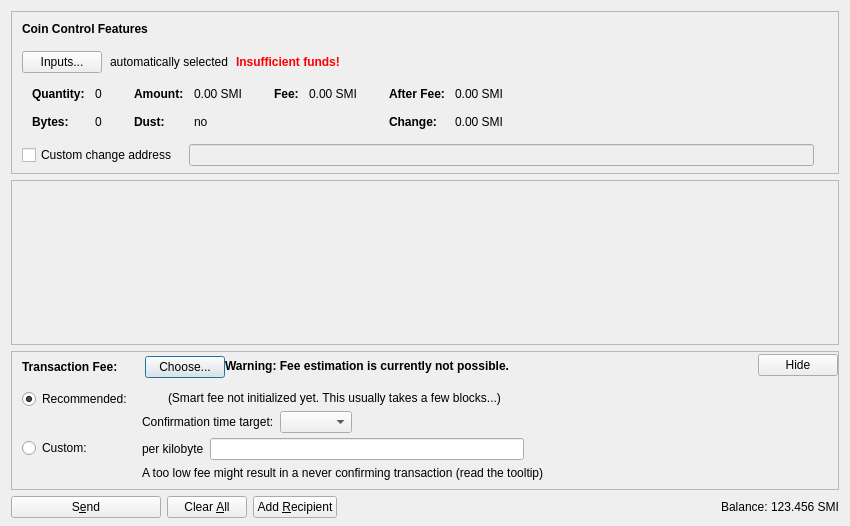
<?xml version="1.0" encoding="UTF-8"?>
<ui version="4.0">
 <class>SendCoinsDialog</class>
 <widget class="QDialog" name="SendCoinsDialog">
  <property name="geometry">
   <rect>
    <x>0</x>
    <y>0</y>
    <width>850</width>
    <height>526</height>
   </rect>
  </property>
  <property name="windowTitle">
   <string>Send Coins</string>
  </property>
  <layout class="QVBoxLayout" name="verticalLayout" stretch="0,1,0,0">
   <property name="bottomMargin">
    <number>8</number>
   </property>
   <item>
    <widget class="QFrame" name="frameCoinControl">
     <property name="sizePolicy">
      <sizepolicy hsizetype="Expanding" vsizetype="Expanding">
       <horstretch>0</horstretch>
       <verstretch>0</verstretch>
      </sizepolicy>
     </property>
     <property name="maximumSize">
      <size>
       <width>16777215</width>
       <height>16777215</height>
      </size>
     </property>
     <property name="frameShape">
      <enum>QFrame::StyledPanel</enum>
     </property>
     <property name="frameShadow">
      <enum>QFrame::Sunken</enum>
     </property>
     <layout class="QVBoxLayout" name="verticalLayoutCoinControl2">
      <property name="spacing">
       <number>0</number>
      </property>
      <property name="leftMargin">
       <number>0</number>
      </property>
      <property name="topMargin">
       <number>0</number>
      </property>
      <property name="rightMargin">
       <number>0</number>
      </property>
      <property name="bottomMargin">
       <number>6</number>
      </property>
      <item>
       <layout class="QVBoxLayout" name="verticalLayoutCoinControl" stretch="0,0,0,0,1">
        <property name="spacing">
         <number>0</number>
        </property>
        <property name="leftMargin">
         <number>10</number>
        </property>
        <property name="topMargin">
         <number>10</number>
        </property>
        <item>
         <layout class="QHBoxLayout" name="horizontalLayoutCoinControl1">
          <property name="bottomMargin">
           <number>15</number>
          </property>
          <item>
           <widget class="QLabel" name="labelCoinControlFeatures">
            <property name="sizePolicy">
             <sizepolicy hsizetype="Preferred" vsizetype="Maximum">
              <horstretch>0</horstretch>
              <verstretch>0</verstretch>
             </sizepolicy>
            </property>
            <property name="font">
             <font>
              <weight>75</weight>
              <bold>true</bold>
             </font>
            </property>
            <property name="styleSheet">
             <string notr="true">font-weight:bold;</string>
            </property>
            <property name="text">
             <string>Coin Control Features</string>
            </property>
           </widget>
          </item>
         </layout>
        </item>
        <item>
         <layout class="QHBoxLayout" name="horizontalLayoutCoinControl2" stretch="0,0,0,0">
          <property name="spacing">
           <number>8</number>
          </property>
          <property name="bottomMargin">
           <number>10</number>
          </property>
          <item>
           <widget class="QPushButton" name="pushButtonCoinControl">
            <property name="styleSheet">
             <string notr="true"/>
            </property>
            <property name="text">
             <string>Inputs...</string>
            </property>
            <property name="autoDefault">
             <bool>false</bool>
            </property>
           </widget>
          </item>
          <item>
           <widget class="QLabel" name="labelCoinControlAutomaticallySelected">
            <property name="text">
             <string>automatically selected</string>
            </property>
            <property name="margin">
             <number>5</number>
            </property>
           </widget>
          </item>
          <item>
           <widget class="QLabel" name="labelCoinControlInsuffFunds">
            <property name="font">
             <font>
              <weight>75</weight>
              <bold>true</bold>
             </font>
            </property>
            <property name="styleSheet">
             <string notr="true">color:red;font-weight:bold;</string>
            </property>
            <property name="text">
             <string>Insufficient funds!</string>
            </property>
            <property name="margin">
             <number>5</number>
            </property>
           </widget>
          </item>
          <item>
           <spacer name="horizontalSpacerCoinControl">
            <property name="orientation">
             <enum>Qt::Horizontal</enum>
            </property>
            <property name="sizeHint" stdset="0">
             <size>
              <width>40</width>
              <height>1</height>
             </size>
            </property>
           </spacer>
          </item>
         </layout>
        </item>
        <item>
         <widget class="QWidget" name="widgetCoinControl" native="true">
          <property name="sizePolicy">
           <sizepolicy hsizetype="Preferred" vsizetype="Preferred">
            <horstretch>0</horstretch>
            <verstretch>0</verstretch>
           </sizepolicy>
          </property>
          <property name="minimumSize">
           <size>
            <width>0</width>
            <height>0</height>
           </size>
          </property>
          <property name="styleSheet">
           <string notr="true"/>
          </property>
          <layout class="QHBoxLayout" name="horizontalLayoutCoinControl5">
           <property name="leftMargin">
            <number>0</number>
           </property>
           <property name="topMargin">
            <number>0</number>
           </property>
           <property name="rightMargin">
            <number>0</number>
           </property>
           <property name="bottomMargin">
            <number>0</number>
           </property>
           <item>
            <layout class="QHBoxLayout" name="horizontalLayoutCoinControl3" stretch="0,0,0,1">
             <property name="spacing">
              <number>20</number>
             </property>
             <property name="topMargin">
              <number>0</number>
             </property>
             <property name="bottomMargin">
              <number>10</number>
             </property>
             <item>
              <layout class="QFormLayout" name="formLayoutCoinControl1">
               <property name="horizontalSpacing">
                <number>10</number>
               </property>
               <property name="verticalSpacing">
                <number>14</number>
               </property>
               <property name="leftMargin">
                <number>10</number>
               </property>
               <property name="topMargin">
                <number>4</number>
               </property>
               <property name="rightMargin">
                <number>6</number>
               </property>
               <item row="0" column="0">
                <widget class="QLabel" name="labelCoinControlQuantityText">
                 <property name="font">
                  <font>
                   <weight>75</weight>
                   <bold>true</bold>
                  </font>
                 </property>
                 <property name="text">
                  <string>Quantity:</string>
                 </property>
                 <property name="margin">
                  <number>0</number>
                 </property>
                </widget>
               </item>
               <item row="0" column="1">
                <widget class="QLabel" name="labelCoinControlQuantity">
                 <property name="cursor">
                  <cursorShape>IBeamCursor</cursorShape>
                 </property>
                 <property name="contextMenuPolicy">
                  <enum>Qt::ActionsContextMenu</enum>
                 </property>
                 <property name="text">
                  <string notr="true">0</string>
                 </property>
                 <property name="margin">
                  <number>0</number>
                 </property>
                 <property name="textInteractionFlags">
                  <set>Qt::LinksAccessibleByMouse|Qt::TextSelectableByKeyboard|Qt::TextSelectableByMouse</set>
                 </property>
                </widget>
               </item>
               <item row="1" column="0">
                <widget class="QLabel" name="labelCoinControlBytesText">
                 <property name="font">
                  <font>
                   <weight>75</weight>
                   <bold>true</bold>
                  </font>
                 </property>
                 <property name="text">
                  <string>Bytes:</string>
                 </property>
                </widget>
               </item>
               <item row="1" column="1">
                <widget class="QLabel" name="labelCoinControlBytes">
                 <property name="cursor">
                  <cursorShape>IBeamCursor</cursorShape>
                 </property>
                 <property name="contextMenuPolicy">
                  <enum>Qt::ActionsContextMenu</enum>
                 </property>
                 <property name="text">
                  <string notr="true">0</string>
                 </property>
                 <property name="textInteractionFlags">
                  <set>Qt::LinksAccessibleByMouse|Qt::TextSelectableByKeyboard|Qt::TextSelectableByMouse</set>
                 </property>
                </widget>
               </item>
              </layout>
             </item>
             <item>
              <layout class="QFormLayout" name="formLayoutCoinControl2">
               <property name="horizontalSpacing">
                <number>10</number>
               </property>
               <property name="verticalSpacing">
                <number>14</number>
               </property>
               <property name="leftMargin">
                <number>6</number>
               </property>
               <property name="topMargin">
                <number>4</number>
               </property>
               <property name="rightMargin">
                <number>6</number>
               </property>
               <item row="0" column="0">
                <widget class="QLabel" name="labelCoinControlAmountText">
                 <property name="font">
                  <font>
                   <weight>75</weight>
                   <bold>true</bold>
                  </font>
                 </property>
                 <property name="text">
                  <string>Amount:</string>
                 </property>
                 <property name="margin">
                  <number>0</number>
                 </property>
                </widget>
               </item>
               <item row="0" column="1">
                <widget class="QLabel" name="labelCoinControlAmount">
                 <property name="cursor">
                  <cursorShape>IBeamCursor</cursorShape>
                 </property>
                 <property name="contextMenuPolicy">
                  <enum>Qt::ActionsContextMenu</enum>
                 </property>
                 <property name="text">
                  <string notr="true">0.00 SMI</string>
                 </property>
                 <property name="textInteractionFlags">
                  <set>Qt::LinksAccessibleByMouse|Qt::TextSelectableByKeyboard|Qt::TextSelectableByMouse</set>
                 </property>
                </widget>
               </item>
               <item row="1" column="0">
                <widget class="QLabel" name="labelCoinControlLowOutputText">
                 <property name="font">
                  <font>
                   <weight>75</weight>
                   <bold>true</bold>
                  </font>
                 </property>
                 <property name="text">
                  <string>Dust:</string>
                 </property>
                </widget>
               </item>
               <item row="1" column="1">
                <widget class="QLabel" name="labelCoinControlLowOutput">
                 <property name="cursor">
                  <cursorShape>IBeamCursor</cursorShape>
                 </property>
                 <property name="contextMenuPolicy">
                  <enum>Qt::ActionsContextMenu</enum>
                 </property>
                 <property name="text">
                  <string notr="true">no</string>
                 </property>
                 <property name="textInteractionFlags">
                  <set>Qt::LinksAccessibleByMouse|Qt::TextSelectableByKeyboard|Qt::TextSelectableByMouse</set>
                 </property>
                </widget>
               </item>
              </layout>
             </item>
             <item>
              <layout class="QFormLayout" name="formLayoutCoinControl3">
               <property name="horizontalSpacing">
                <number>10</number>
               </property>
               <property name="verticalSpacing">
                <number>14</number>
               </property>
               <property name="leftMargin">
                <number>6</number>
               </property>
               <property name="topMargin">
                <number>4</number>
               </property>
               <property name="rightMargin">
                <number>6</number>
               </property>
               <item row="0" column="0">
                <widget class="QLabel" name="labelCoinControlFeeText">
                 <property name="font">
                  <font>
                   <weight>75</weight>
                   <bold>true</bold>
                  </font>
                 </property>
                 <property name="text">
                  <string>Fee:</string>
                 </property>
                 <property name="margin">
                  <number>0</number>
                 </property>
                </widget>
               </item>
               <item row="0" column="1">
                <widget class="QLabel" name="labelCoinControlFee">
                 <property name="cursor">
                  <cursorShape>IBeamCursor</cursorShape>
                 </property>
                 <property name="contextMenuPolicy">
                  <enum>Qt::ActionsContextMenu</enum>
                 </property>
                 <property name="text">
                  <string notr="true">0.00 SMI</string>
                 </property>
                 <property name="textInteractionFlags">
                  <set>Qt::LinksAccessibleByMouse|Qt::TextSelectableByKeyboard|Qt::TextSelectableByMouse</set>
                 </property>
                </widget>
               </item>
              </layout>
             </item>
             <item>
              <layout class="QFormLayout" name="formLayoutCoinControl4">
               <property name="horizontalSpacing">
                <number>10</number>
               </property>
               <property name="verticalSpacing">
                <number>14</number>
               </property>
               <property name="leftMargin">
                <number>6</number>
               </property>
               <property name="topMargin">
                <number>4</number>
               </property>
               <property name="rightMargin">
                <number>6</number>
               </property>
               <item row="0" column="0">
                <widget class="QLabel" name="labelCoinControlAfterFeeText">
                 <property name="font">
                  <font>
                   <weight>75</weight>
                   <bold>true</bold>
                  </font>
                 </property>
                 <property name="text">
                  <string>After Fee:</string>
                 </property>
                 <property name="margin">
                  <number>0</number>
                 </property>
                </widget>
               </item>
               <item row="0" column="1">
                <widget class="QLabel" name="labelCoinControlAfterFee">
                 <property name="cursor">
                  <cursorShape>IBeamCursor</cursorShape>
                 </property>
                 <property name="contextMenuPolicy">
                  <enum>Qt::ActionsContextMenu</enum>
                 </property>
                 <property name="text">
                  <string notr="true">0.00 SMI</string>
                 </property>
                 <property name="textInteractionFlags">
                  <set>Qt::LinksAccessibleByMouse|Qt::TextSelectableByKeyboard|Qt::TextSelectableByMouse</set>
                 </property>
                </widget>
               </item>
               <item row="1" column="0">
                <widget class="QLabel" name="labelCoinControlChangeText">
                 <property name="font">
                  <font>
                   <weight>75</weight>
                   <bold>true</bold>
                  </font>
                 </property>
                 <property name="text">
                  <string>Change:</string>
                 </property>
                </widget>
               </item>
               <item row="1" column="1">
                <widget class="QLabel" name="labelCoinControlChange">
                 <property name="cursor">
                  <cursorShape>IBeamCursor</cursorShape>
                 </property>
                 <property name="contextMenuPolicy">
                  <enum>Qt::ActionsContextMenu</enum>
                 </property>
                 <property name="text">
                  <string notr="true">0.00 SMI</string>
                 </property>
                 <property name="textInteractionFlags">
                  <set>Qt::LinksAccessibleByMouse|Qt::TextSelectableByKeyboard|Qt::TextSelectableByMouse</set>
                 </property>
                </widget>
               </item>
              </layout>
             </item>
            </layout>
           </item>
          </layout>
         </widget>
        </item>
        <item>
         <layout class="QHBoxLayout" name="horizontalLayoutCoinControl4" stretch="0,0,0">
          <property name="spacing">
           <number>12</number>
          </property>
          <property name="sizeConstraint">
           <enum>QLayout::SetDefaultConstraint</enum>
          </property>
          <property name="topMargin">
           <number>5</number>
          </property>
          <property name="rightMargin">
           <number>5</number>
          </property>
          <item>
           <widget class="QCheckBox" name="checkBoxCoinControlChange">
            <property name="toolTip">
             <string>If this is activated, but the change address is empty or invalid, change will be sent to a newly generated address.</string>
            </property>
            <property name="text">
             <string>Custom change address</string>
            </property>
           </widget>
          </item>
          <item>
           <widget class="QValidatedLineEdit" name="lineEditCoinControlChange">
            <property name="enabled">
             <bool>false</bool>
            </property>
            <property name="sizePolicy">
             <sizepolicy hsizetype="Expanding" vsizetype="Fixed">
              <horstretch>0</horstretch>
              <verstretch>0</verstretch>
             </sizepolicy>
            </property>
           </widget>
          </item>
          <item>
           <widget class="QLabel" name="labelCoinControlChangeLabel">
            <property name="sizePolicy">
             <sizepolicy hsizetype="Preferred" vsizetype="Expanding">
              <horstretch>0</horstretch>
              <verstretch>0</verstretch>
             </sizepolicy>
            </property>
            <property name="minimumSize">
             <size>
              <width>0</width>
              <height>0</height>
             </size>
            </property>
            <property name="text">
             <string/>
            </property>
            <property name="margin">
             <number>3</number>
            </property>
           </widget>
          </item>
         </layout>
        </item>
        <item>
         <spacer name="verticalSpacerCoinControl">
          <property name="orientation">
           <enum>Qt::Vertical</enum>
          </property>
          <property name="sizeHint" stdset="0">
           <size>
            <width>800</width>
            <height>1</height>
           </size>
          </property>
         </spacer>
        </item>
       </layout>
      </item>
     </layout>
    </widget>
   </item>
   <item>
    <widget class="QScrollArea" name="scrollArea">
     <property name="widgetResizable">
      <bool>true</bool>
     </property>
     <widget class="QWidget" name="scrollAreaWidgetContents">
      <property name="geometry">
       <rect>
        <x>0</x>
        <y>0</y>
        <width>830</width>
        <height>104</height>
       </rect>
      </property>
      <layout class="QVBoxLayout" name="verticalLayout_2" stretch="0,1">
       <property name="leftMargin">
        <number>0</number>
       </property>
       <property name="topMargin">
        <number>0</number>
       </property>
       <property name="rightMargin">
        <number>0</number>
       </property>
       <property name="bottomMargin">
        <number>0</number>
       </property>
       <item>
        <layout class="QVBoxLayout" name="entries">
         <property name="spacing">
          <number>6</number>
         </property>
        </layout>
       </item>
       <item>
        <spacer name="verticalSpacer">
         <property name="orientation">
          <enum>Qt::Vertical</enum>
         </property>
         <property name="sizeHint" stdset="0">
          <size>
           <width>20</width>
           <height>40</height>
          </size>
         </property>
        </spacer>
       </item>
      </layout>
     </widget>
    </widget>
   </item>
   <item>
    <widget class="QFrame" name="frameFee">
     <property name="sizePolicy">
      <sizepolicy hsizetype="Expanding" vsizetype="Expanding">
       <horstretch>0</horstretch>
       <verstretch>0</verstretch>
      </sizepolicy>
     </property>
     <property name="maximumSize">
      <size>
       <width>16777215</width>
       <height>16777215</height>
      </size>
     </property>
     <property name="frameShape">
      <enum>QFrame::StyledPanel</enum>
     </property>
     <property name="frameShadow">
      <enum>QFrame::Sunken</enum>
     </property>
     <layout class="QVBoxLayout" name="verticalLayoutFee1">
      <property name="spacing">
       <number>0</number>
      </property>
      <property name="leftMargin">
       <number>0</number>
      </property>
      <property name="topMargin">
       <number>0</number>
      </property>
      <property name="rightMargin">
       <number>0</number>
      </property>
      <property name="bottomMargin">
       <number>0</number>
      </property>
      <item>
       <layout class="QVBoxLayout" name="verticalLayoutFee2" stretch="0,0,0">
        <property name="spacing">
         <number>0</number>
        </property>
        <property name="leftMargin">
         <number>10</number>
        </property>
        <property name="topMargin">
         <number>0</number>
        </property>
        <item>
         <layout class="QHBoxLayout" name="horizontalLayoutFee1">
          <property name="bottomMargin">
           <number>0</number>
          </property>
          <item>
           <layout class="QVBoxLayout" name="verticalLayoutFee7">
            <property name="spacing">
             <number>0</number>
            </property>
            <item>
             <spacer name="verticalSpacerSmartFee">
              <property name="orientation">
               <enum>Qt::Vertical</enum>
              </property>
              <property name="sizeType">
               <enum>QSizePolicy::Fixed</enum>
              </property>
              <property name="sizeHint" stdset="0">
               <size>
                <width>1</width>
                <height>4</height>
               </size>
              </property>
             </spacer>
            </item>
            <item>
             <layout class="QHBoxLayout" name="horizontalLayoutSmartFee">
              <property name="spacing">
               <number>10</number>
              </property>
              <item>
               <widget class="QLabel" name="labelFeeHeadline">
                <property name="sizePolicy">
                 <sizepolicy hsizetype="Preferred" vsizetype="Maximum">
                  <horstretch>0</horstretch>
                  <verstretch>0</verstretch>
                 </sizepolicy>
                </property>
                <property name="font">
                 <font>
                  <weight>75</weight>
                  <bold>true</bold>
                 </font>
                </property>
                <property name="styleSheet">
                 <string notr="true">font-weight:bold;</string>
                </property>
                <property name="text">
                 <string>Transaction Fee:</string>
                </property>
               </widget>
              </item>
              <item>
               <widget class="QLabel" name="labelFeeMinimized">
                <property name="text">
                 <string/>
                </property>
               </widget>
              </item>
              <item>
               <widget class="QPushButton" name="buttonChooseFee">
                <property name="text">
                 <string>Choose...</string>
                </property>
               </widget>
              </item>
             </layout>
            </item>
            <item>
             <spacer name="verticalSpacer_5">
              <property name="orientation">
               <enum>Qt::Vertical</enum>
              </property>
              <property name="sizeHint" stdset="0">
               <size>
                <width>1</width>
                <height>1</height>
               </size>
              </property>
             </spacer>
            </item>
           </layout>
          </item>
          <item>
           <widget class="QLabel" name="fallbackFeeWarningLabel">
            <property name="toolTip">
             <string>Using the fallbackfee can result in sending a transaction that will take several hours or days (or never) to confirm. Consider choosing your fee manually or wait until you have validated the complete chain.</string>
            </property>
            <property name="font">
            <font>
                <weight>75</weight>
                <bold>true</bold>
            </font>
            </property>
            <property name="text">
             <string>Warning: Fee estimation is currently not possible.</string>
            </property>
            <property name="wordWrap">
             <bool>false</bool>
            </property>
           </widget>
          </item>
          <item>
           <spacer name="horizontalSpacer_4">
            <property name="orientation">
             <enum>Qt::Horizontal</enum>
            </property>
            <property name="sizeType">
             <enum>QSizePolicy::MinimumExpanding</enum>
            </property>
            <property name="sizeHint" stdset="0">
             <size>
              <width>40</width>
              <height>20</height>
             </size>
            </property>
           </spacer>
          </item>
          <item>
           <widget class="QPushButton" name="buttonMinimizeFee">
            <property name="toolTip">
             <string>collapse fee-settings</string>
            </property>
            <property name="text">
             <string>Hide</string>
            </property>
           </widget>
          </item>
         </layout>
        </item>
        <item>
         <widget class="QFrame" name="frameFeeSelection">
          <layout class="QVBoxLayout" name="verticalLayoutFee12">
           <property name="spacing">
            <number>0</number>
           </property>
           <property name="leftMargin">
            <number>0</number>
           </property>
           <property name="topMargin">
            <number>0</number>
           </property>
           <property name="rightMargin">
            <number>0</number>
           </property>
           <property name="bottomMargin">
            <number>0</number>
           </property>
           <item>
            <layout class="QGridLayout" name="gridLayoutFee">
             <property name="topMargin">
              <number>10</number>
             </property>
             <property name="bottomMargin">
              <number>4</number>
             </property>
             <property name="horizontalSpacing">
              <number>10</number>
             </property>
             <property name="verticalSpacing">
              <number>4</number>
             </property>
             <item row="1" column="1">
              <layout class="QVBoxLayout" name="verticalLayoutFee8">
               <property name="spacing">
                <number>6</number>
               </property>
               <item>
                <layout class="QHBoxLayout" name="horizontalLayoutFee13">
                 <item>
                  <widget class="QLabel" name="labelCustomPerKilobyte">
                   <property name="toolTip">
                    <string>Specify a custom fee per kB (1,000 bytes) of the transaction's virtual size.

Note:  Since the fee is calculated on a per-byte basis, a fee of "100 satoshis per kB" for a transaction size of 500 bytes (half of 1 kB) would ultimately yield a fee of only 50 satoshis.</string>
                   </property>
                   <property name="text">
                    <string>per kilobyte</string>
                   </property>
                  </widget>
                 </item>
                 <item>
                  <widget class="BitcoinAmountField" name="customFee"/>
                 </item>
                 <item>
                  <spacer name="horizontalSpacer_6">
                   <property name="orientation">
                    <enum>Qt::Horizontal</enum>
                   </property>
                   <property name="sizeHint" stdset="0">
                    <size>
                     <width>1</width>
                     <height>1</height>
                    </size>
                   </property>
                  </spacer>
                 </item>
                </layout>
               </item>
               <item>
                <layout class="QHBoxLayout" name="horizontalLayoutFee8">
                 <item>
                  <widget class="QLabel" name="labelCustomFeeWarning">
                   <property name="enabled">
                    <bool>true</bool>
                   </property>
                   <property name="toolTip">
                    <string>When there is less transaction volume than space in the blocks, miners as well as relaying nodes may enforce a minimum fee. Paying only this minimum fee is just fine, but be aware that this can result in a never confirming transaction once there is more demand for smicoin transactions than the network can process.</string>
                   </property>
                   <property name="text">
                    <string>A too low fee might result in a never confirming transaction (read the tooltip)</string>
                   </property>
                  </widget>
                 </item>
                 <item>
                  <spacer name="horizontalSpacer_2">
                   <property name="orientation">
                    <enum>Qt::Horizontal</enum>
                   </property>
                   <property name="sizeHint" stdset="0">
                    <size>
                     <width>1</width>
                     <height>1</height>
                    </size>
                   </property>
                  </spacer>
                 </item>
                </layout>
               </item>
              </layout>
             </item>
             <item row="0" column="0">
              <layout class="QVBoxLayout" name="verticalLayoutFee4" stretch="0,1">
               <item>
                <widget class="QRadioButton" name="radioSmartFee">
                 <property name="text">
                  <string>Recommended:</string>
                 </property>
                 <property name="checked">
                  <bool>true</bool>
                 </property>
                 <attribute name="buttonGroup">
                  <string notr="true">groupFee</string>
                 </attribute>
                </widget>
               </item>
               <item>
                <spacer name="verticalSpacer_2">
                 <property name="orientation">
                  <enum>Qt::Vertical</enum>
                 </property>
                 <property name="sizeHint" stdset="0">
                  <size>
                   <width>1</width>
                   <height>1</height>
                  </size>
                 </property>
                </spacer>
               </item>
              </layout>
             </item>
             <item row="1" column="0">
              <layout class="QVBoxLayout" name="verticalLayoutFee9" stretch="0,1">
               <item>
                <widget class="QRadioButton" name="radioCustomFee">
                 <property name="text">
                  <string>Custom:</string>
                 </property>
                 <attribute name="buttonGroup">
                  <string notr="true">groupFee</string>
                 </attribute>
                </widget>
               </item>
               <item>
                <spacer name="verticalSpacer_6">
                 <property name="orientation">
                  <enum>Qt::Vertical</enum>
                 </property>
                 <property name="sizeHint" stdset="0">
                  <size>
                   <width>1</width>
                   <height>1</height>
                  </size>
                 </property>
                </spacer>
               </item>
              </layout>
             </item>
             <item row="0" column="1">
              <layout class="QVBoxLayout" name="verticalLayoutFee3" stretch="0,0,1">
               <property name="spacing">
                <number>6</number>
               </property>
               <property name="topMargin">
                <number>2</number>
               </property>
               <item>
                <layout class="QHBoxLayout" name="horizontalLayoutFee12">
                 <item>
                  <widget class="QLabel" name="labelSmartFee">
                   <property name="text">
                    <string/>
                   </property>
                  </widget>
                 </item>
                 <item>
                  <widget class="QLabel" name="labelFeeEstimation">
                   <property name="text">
                    <string/>
                   </property>
                  </widget>
                 </item>
                 <item>
                  <widget class="QLabel" name="labelSmartFee2">
                   <property name="text">
                    <string>(Smart fee not initialized yet. This usually takes a few blocks...)</string>
                   </property>
                  </widget>
                 </item>
                 <item>
                  <spacer name="horizontalSpacer_5">
                   <property name="orientation">
                    <enum>Qt::Horizontal</enum>
                   </property>
                   <property name="sizeHint" stdset="0">
                    <size>
                     <width>1</width>
                     <height>1</height>
                    </size>
                   </property>
                  </spacer>
                 </item>
                </layout>
               </item>
               <item>
                <layout class="QHBoxLayout" name="horizontalLayoutFee9">
                 <item>
                  <layout class="QVBoxLayout" name="verticalLayoutFee6">
                   <item>
                    <widget class="QLabel" name="labelSmartFee3">
                     <property name="text">
                      <string>Confirmation time target:</string>
                     </property>
                    </widget>
                   </item>
                  </layout>
                 </item>
                 <item>
                  <layout class="QVBoxLayout" name="verticalLayoutFee5">
                   <property name="rightMargin">
                    <number>30</number>
                   </property>
                   <item>
                    <layout class="QHBoxLayout" name="horizontalLayoutConfTarget">
                     <property name="bottomMargin">
                      <number>0</number>
                     </property>
                     <item>
                      <widget class="QComboBox" name="confTargetSelector"/>
                     </item>
                     <item>
                      <spacer name="horizontalSpacerConfTarget">
                       <property name="orientation">
                        <enum>Qt::Horizontal</enum>
                       </property>
                       <property name="sizeHint" stdset="0">
                        <size>
                         <width>40</width>
                         <height>20</height>
                        </size>
                       </property>
                      </spacer>
                     </item>
                    </layout>
                   </item>
                  </layout>
                 </item>
                </layout>
               </item>
               <item>
                <spacer name="verticalSpacer_4">
                 <property name="orientation">
                  <enum>Qt::Vertical</enum>
                 </property>
                 <property name="sizeHint" stdset="0">
                  <size>
                   <width>1</width>
                   <height>1</height>
                  </size>
                 </property>
                </spacer>
               </item>
              </layout>
             </item>
            </layout>
           </item>
          </layout>
         </widget>
        </item>
        <item>
         <spacer name="verticalSpacerFee">
          <property name="orientation">
           <enum>Qt::Vertical</enum>
          </property>
          <property name="sizeHint" stdset="0">
           <size>
            <width>40</width>
            <height>5</height>
           </size>
          </property>
         </spacer>
        </item>
       </layout>
      </item>
     </layout>
    </widget>
   </item>
   <item>
    <layout class="QHBoxLayout" name="horizontalLayout">
     <item>
      <widget class="QPushButton" name="sendButton">
       <property name="minimumSize">
        <size>
         <width>150</width>
         <height>0</height>
        </size>
       </property>
       <property name="toolTip">
        <string>Confirm the send action</string>
       </property>
       <property name="text">
        <string>S&amp;end</string>
       </property>
       <property name="icon">
        <iconset resource="../bitcoin.qrc">
         <normaloff>:/icons/send</normaloff>:/icons/send</iconset>
       </property>
       <property name="autoDefault">
        <bool>false</bool>
       </property>
       <property name="default">
        <bool>false</bool>
       </property>
      </widget>
     </item>
     <item>
      <widget class="QPushButton" name="clearButton">
       <property name="sizePolicy">
        <sizepolicy hsizetype="Minimum" vsizetype="Fixed">
         <horstretch>0</horstretch>
         <verstretch>0</verstretch>
        </sizepolicy>
       </property>
       <property name="toolTip">
        <string>Clear all fields of the form.</string>
       </property>
       <property name="text">
        <string>Clear &amp;All</string>
       </property>
       <property name="icon">
        <iconset resource="../bitcoin.qrc">
         <normaloff>:/icons/remove</normaloff>:/icons/remove</iconset>
       </property>
       <property name="autoDefault">
        <bool>false</bool>
       </property>
      </widget>
     </item>
     <item>
      <widget class="QPushButton" name="addButton">
       <property name="toolTip">
        <string>Send to multiple recipients at once</string>
       </property>
       <property name="text">
        <string>Add &amp;Recipient</string>
       </property>
       <property name="icon">
        <iconset resource="../bitcoin.qrc">
         <normaloff>:/icons/add</normaloff>:/icons/add</iconset>
       </property>
       <property name="autoDefault">
        <bool>false</bool>
       </property>
      </widget>
     </item>
     <item>
      <spacer name="horizontalSpacer">
       <property name="orientation">
        <enum>Qt::Horizontal</enum>
       </property>
       <property name="sizeHint" stdset="0">
        <size>
         <width>40</width>
         <height>20</height>
        </size>
       </property>
      </spacer>
     </item>
     <item>
      <layout class="QHBoxLayout" name="horizontalLayout_2">
       <property name="spacing">
        <number>3</number>
       </property>
       <item>
        <widget class="QLabel" name="label">
         <property name="sizePolicy">
          <sizepolicy hsizetype="Preferred" vsizetype="Fixed">
           <horstretch>0</horstretch>
           <verstretch>0</verstretch>
          </sizepolicy>
         </property>
         <property name="text">
          <string>Balance:</string>
         </property>
        </widget>
       </item>
       <item>
        <widget class="QLabel" name="labelBalance">
         <property name="sizePolicy">
          <sizepolicy hsizetype="Preferred" vsizetype="Fixed">
           <horstretch>0</horstretch>
           <verstretch>0</verstretch>
          </sizepolicy>
         </property>
         <property name="cursor">
          <cursorShape>IBeamCursor</cursorShape>
         </property>
         <property name="text">
          <string notr="true">123.456 SMI</string>
         </property>
         <property name="textInteractionFlags">
          <set>Qt::LinksAccessibleByMouse|Qt::TextSelectableByKeyboard|Qt::TextSelectableByMouse</set>
         </property>
        </widget>
       </item>
      </layout>
     </item>
    </layout>
   </item>
  </layout>
 </widget>
 <customwidgets>
  <customwidget>
   <class>QValidatedLineEdit</class>
   <extends>QLineEdit</extends>
   <header>qt/qvalidatedlineedit.h</header>
  </customwidget>
  <customwidget>
   <class>BitcoinAmountField</class>
   <extends>QLineEdit</extends>
   <header>qt/bitcoinamountfield.h</header>
   <container>1</container>
  </customwidget>
 </customwidgets>
 <resources>
  <include location="../bitcoin.qrc"/>
 </resources>
 <connections/>
 <buttongroups>
  <buttongroup name="groupFee"/>
 </buttongroups>
</ui>
